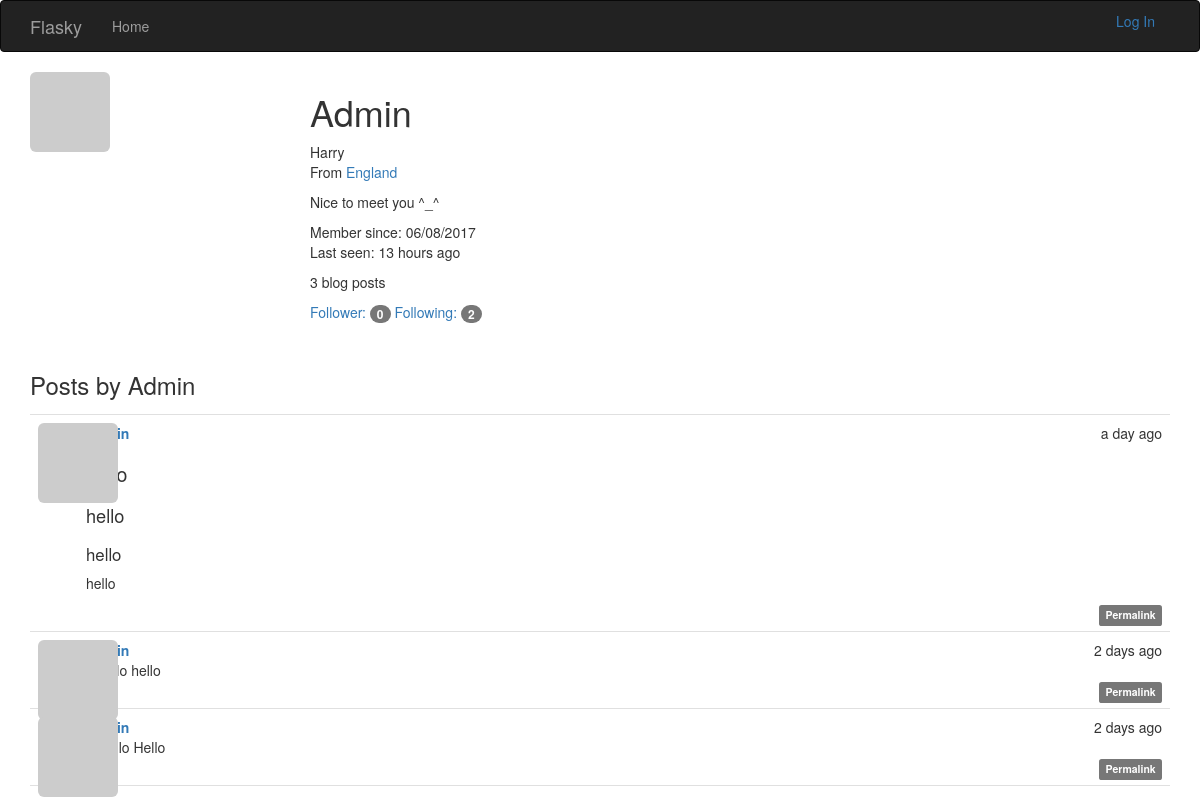
Before: /user/Admin with the older database file.
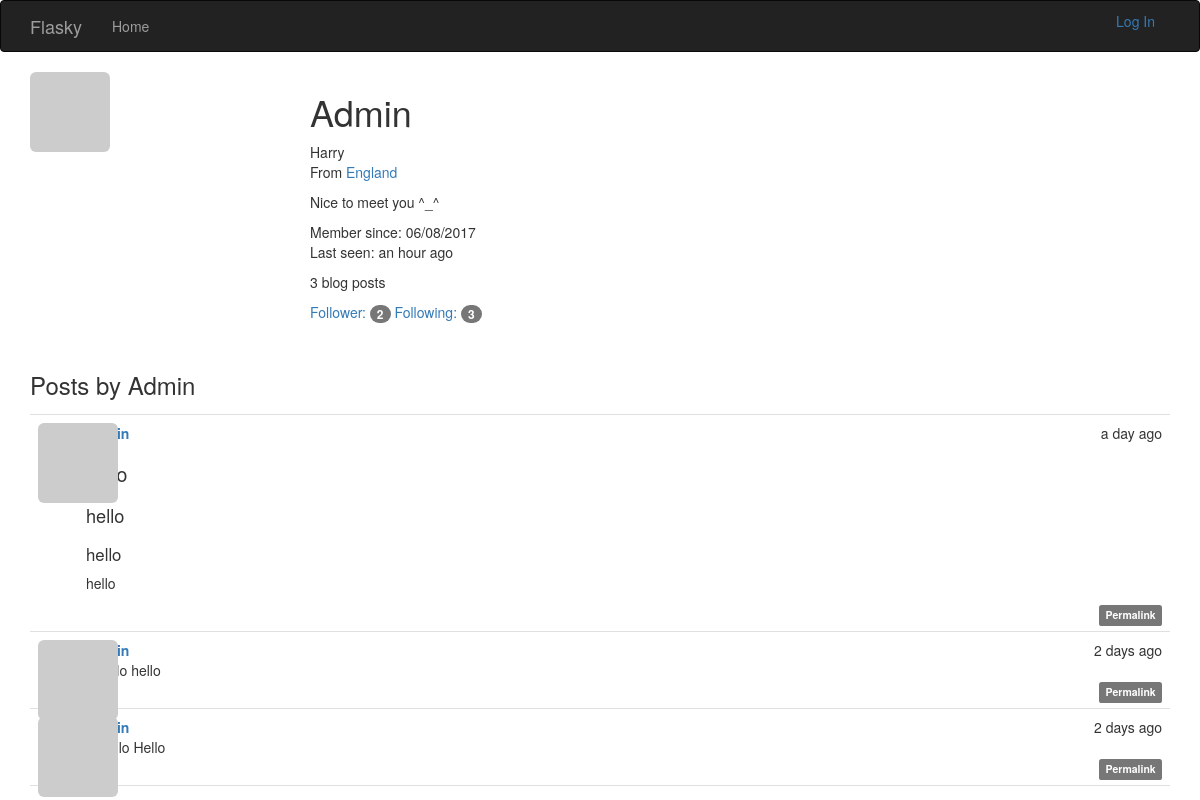
After: the same page with the newer database file.
### app/models.py (models this page shows, shortened)
class User(UserMixin, db.Model):
    __tablename__ = 'users'
    id = db.Column(db.Integer, primary_key=True)
    email = db.Column(db.String(64), unique=True, index=True)
    username = db.Column(db.String(64), unique=True, index=True)
    role_id = db.Column(db.Integer, db.ForeignKey('roles.id'))
    password_hash = db.Column(db.String(128))
    confirmed = db.Column(db.Boolean, default=False)
    name = db.Column(db.String(64))
    location = db.Column(db.String(64))
    about_me = db.Column(db.Text())
    member_since = db.Column(db.DateTime(), default=datetime.utcnow)
    last_seen = db.Column(db.DateTime(), default=datetime.utcnow)
    avatar_hash = db.Column(db.String(32))
    posts = db.relationship("Post", backref="author", lazy="dynamic")
    followed = db.relationship("Follow", foreign_keys=[Follow.follower_id],
                               backref=db.backref('follower', lazy='joined'), lazy='dynamic',
                               cascade='all, delete-orphan')
    followers = db.relationship("Follow", foreign_keys=[Follow.followed_id],
                                backref=db.backref('followed', lazy='joined'), lazy='dynamic',
                                cascade='all, delete-orphan')
    @property
    def password(self):
        raise AttributeError("password is not a readable attribute")
    def gravatar(self, size=100, default="identicon", rating="g"):
        if request.is_secure:
            url = "http://secure.gravatar.com/avatar"
        else:
            url = 'http://www.gravatar.com/avatar'
        hash = self.avatar_hash or hashlib.md5(self.email.encode("utf-8")).hexdigest()
        return '{url}/{hash}?s={size}&d={default}&r={rating}'.format(
            url=url, hash=hash, size=size, default=default, rating=rating)

class Post(db.Model):
    __tabename__ = "posts"
    id = db.Column(db.Integer, primary_key=True)
    body = db.Column(db.Text)
    body_html = db.Column(db.Text)
    timestamp = db.Column(db.DateTime, index=True, default=datetime.utcnow)
    author_id = db.Column(db.Integer, db.ForeignKey("users.id"))

### app/main/views.py (the view)
@main.route("/user/<username>")
def user(username):
    user = User.query.filter_by(username=username).first()
    if user is None:
        abort(404)
    posts = user.posts.order_by(Post.timestamp.desc()).all()
    return render_template("user.html", user=user, posts=posts)

### app/auth/views.py (called while the page is built)
@auth.before_app_request
def before_request():
    if current_user.is_authenticated:
        current_user.ping()
        if not current_user.confirmed \
                and request.endpoint[:5] != "auth.":
            return redirect(url_for("auth.unconfirmed"))

### app/main/__init__.py (called while the page is built)
@main.app_context_processor
def inject_permissions():
    return dict(Permission=Permission)

### app/models.py (called while the page is built)
    def can(self, permissions):
        return False

    def is_administrator(self):
        return False

### app/templates/user.html (shortened to what this page needs)
{% extends 'base.html' %}
{% import "_macros.html" as macros %}
{% block page_content %}
    <img class="img-rounded profile-thumbnail" src="{{ user.gravatar(size=256) }}" >
	<div class="profile-header">
        <h1>{{ user.username }}</h1>
        {% if user.name or user.location %}
        <p>
            {% if user.name %}{{ user.name }}{% endif %}
            {% if user.location %}
                <br />
                From <a href="http://maps.google.com/?q={{ user.location }}">
                    {{ user.location }}
                </a>
            {% endif %}
        </p>
    {% endif %}
    {% if user.about_me %}
        <p>{{ user.about_me }}</p>
    {% endif %}
    <p>
        Member since: {{ moment(user.member_since).format("L") }}<br />
        Last seen: {{ moment(user.last_seen).fromNow() }}
    </p>
    <p>
        {{ user.posts.count() }} blog posts
    </p>
    <p>
        <a href="{{ url_for('.followers', username=user.username) }}">
            Follower: <span class="badge">{{ user.followers.count() }}</span>
        </a>
        <a href="{{ url_for('.followed_by', username=user.username) }}">
            Following: <span class="badge">{{ user.followed.count() }}</span>
        </a>
    </p>
	</div>
    <h3>Posts by {{ user.username }}</h3>
    {% include "_posts.html" %}
{% endblock %}

### app/templates/base.html (shortened to what this page needs)
{% extends 'bootstrap/base.html' %}
{% block head %}
	{{ super() }}
    <link rel="stylesheet"  href="{{ url_for("static", filename='css/styles.css') }}" type="text/css">
{% endblock %}
{% block navbar %}
<div class="navbar navbar-inverse" role='navigation'>
	<div class="container">
		<div class="navbar-header">
			<a class="navbar-brand" href="{{ url_for('main.index') }}">Flasky</a>
		</div>
		<div class="navbar-collapse collapse">
			<ul class="nav navbar-nav">
				<li><a href="{{ url_for('main.index') }}">Home</a></li>
			</ul>
            <ul class="nav navbar-right">
                {% if current_user.is_authenticated %}
                 <li class="dropdown">
                    <a href="#" class="dropdown-toggle" data-toggle="dropdown">
                        <img src="{{ current_user.gravatar(size=18) }}">
                        Account <b class="caret"></b></a>
                    <ul class="dropdown-menu">
                        <li><a href="{{ url_for('auth.change_password') }}">Change Password</a></li>
                        <li><a href="{{ url_for("auth.change_email_request") }}">Change Email</a></li>
                        <li><a href="{{ url_for('auth.logout') }}">Log Out</a></li>
                    </ul>
                </li>
                {% else %}
                <li>
                    <a href="{{ url_for('auth.login') }}">Log In</a>
                </li>
                {% endif %}
            </ul>
		</div>
	</div>
</div>
{% endblock %}
{% block content %}
	<div class="container">
		{% block page_content %}{% endblock %}
	</div>
{% endblock %}

### app/templates/_posts.html (shortened to what this page needs)
<ul class="posts">
    {% for post in posts %}
        <li class="post">
            <div class="post-thumbnail">
                <a href="{{ url_for(".user", username=post.author.username) }}">
                    <img class="img-rounded profile-thumbnail"
                         src="{{ post.author.gravatar(size=40) }}">
                </a>
            </div>
            <div class="post-content">
                <div class="post-date">
                    {{ moment(post.timestamp).fromNow() }}
                </div>
                <div class="post-author">
                    <a href="{{ url_for('.user', username=post.author.username) }}">
                    </a>
                </div>
                <div class="post-body">
                    {% if post.body_html %}
                        {{ post.body_html | safe }}
                    {% else %}
                        {{ post.body }}
                    {% endif %}
                </div>
                <div class="post-footer">
                    <a href="{{ url_for('.post', id=post.id) }}">
                        <span class="label label-default">Permalink</span>
                    </a>
                </div>
            </div>
        </li>
    {% endfor %}
</ul>

### app/static/css/styles.css (style rules this page uses)
.profile-thumbnail { position: absolute; }
.profile-header { min-height: 260px; margin-left: 280px; }
ul.posts { list-style-type: none; padding: 0px; margin: 16px 0px 0px 0px; border-top: 1px solid #e0e0e0; }
ul.posts li.post { padding: 8px; border-bottom: 1px solid #e0e0e0; }
div.post-date { float: right; }
div.post-author { font-weight: bold; }
div.post-thumbnail { position: absolute; }
div.post-content { margin-left: 48px; min-height: 48px; }
div.post-footer { text-align: right; }
.post-body h1 { font-size: 140%; }
.post-body h2 { font-size: 130%; }
.post-body h3 { font-size: 120%; }

Changed rows visible on the page:
changed User "Admin": last_seen "13 hours ago" → "an hour ago"
Other visible differences:
{{ user.followers.count() }}: "0" → "2"
{{ user.followed.count() }}: "2" → "3"
